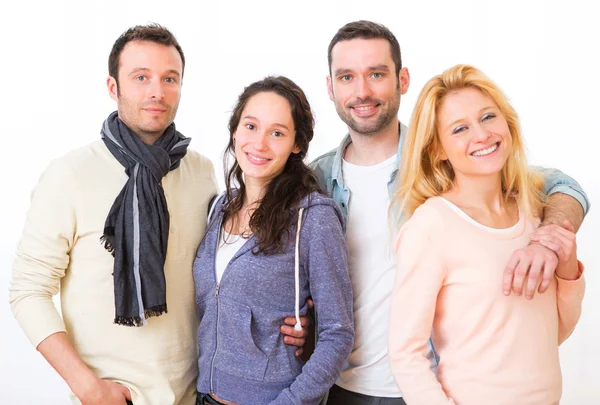
#> input picture Imagenes/EjemploCaras.jpg, 600 x 405 px
$ python -i DetectFaceEye.py   (imports and definitions only)
#> lines starting #> are read from the running program, lines starting #| are printed output that depends on the picture; after the words box and inside, x2 and y2 are one past the last pixel; in counts of white or black regions, pixels touching at a corner belong together
#> further down, picture is the input picture: shape (405, 600, 3); mean B, G, R 190.5, 193.9, 210.4
# Importamos librerías
import cv2

# Función para detectar caras y ojos en una imagen


def detectFaceEyes(img):

    # Cargar el clasificador entrenado "Haar Cascade" para las caras desde el fichero XML
    haar_face_cascade = cv2.CascadeClassifier(
        'opencv/data/haarcascade_frontalface_alt.xml')

    # Cargar el clasificador entrenado "Haar Cascade" para los ojos desde el fichero XML
    haar_eyes_cascade = cv2.CascadeClassifier(
        'opencv/data/haarcascade_eye_tree_eyeglasses.xml')

    # Pasamos la imagen a blanco y negro
    gray_img = cv2.cvtColor(img, cv2.COLOR_BGR2GRAY)
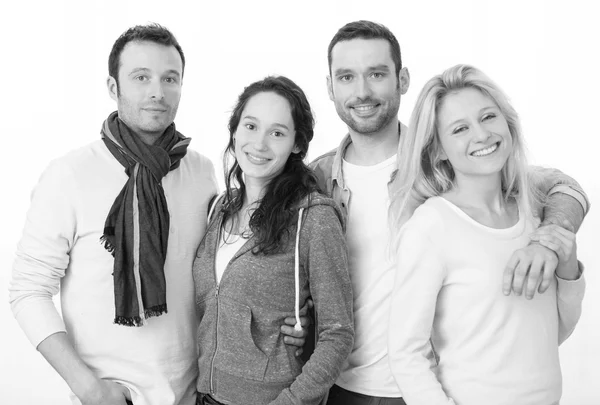
#> gray_img: shape (405, 600); min 0, max 255, mean 198.5

    # Buscar las caras en la imagen y guardarlas en una variable
    faces = haar_face_cascade.detectMultiScale(gray_img, scaleFactor=1.2,
                                               minNeighbors=5)
#> faces = [[118, 50, 75, 75], [230, 103, 70, 70], [319, 41, 89, 89]]

    # Devolver el número de caras detectadas en la imagen
    print('Caras encontradas: ', len(faces))
#| Caras encontradas:  3

    # Si encontramos caras
    if len(faces) > 0:

        # Crear los rectangulos de las caras
        for (x, y, w, h) in faces:
            cv2.rectangle(img, (x, y), (x+w, y+h), (0, 0, 255), 2)
#> this loop made 3 passes
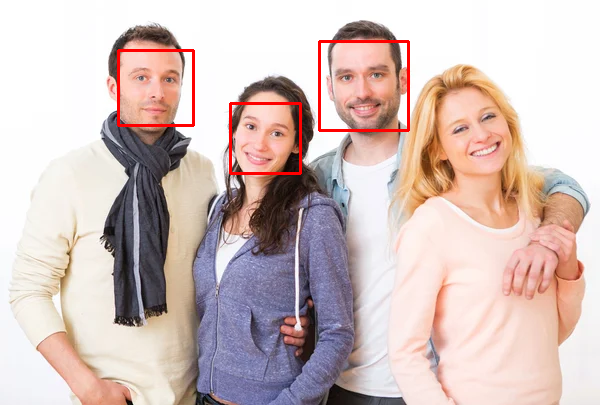
#> img: shape (405, 600, 3); 1.15% of pixels changed, all inside (x1, y1, x2, y2) = (117, 40, 410, 175)

        # Buscar los ojos en la imagen y devolver las posiciones detectadas con un rectángulo(x, y, w, h)
        eyes = haar_eyes_cascade.detectMultiScale(gray_img)
#> eyes = [[335, 65, 22, 22], [158, 70, 21, 21]]

        # Devolver el número de ojos detectados en la imagen
        print('Ojos encontrados: ', len(eyes))
#| Ojos encontrados:  2

        # Crear los rectangulos de los ojos
        for (x, y, w, h) in eyes:
            cv2.rectangle(img, (x, y), (x+w, y+h), (255, 0, 0), 2)
#> this loop made 2 passes
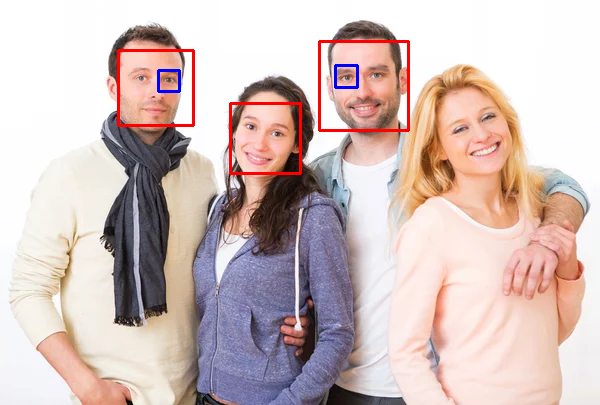
#> img: shape (405, 600, 3); 0.21% of pixels changed, all inside (x1, y1, x2, y2) = (157, 64, 359, 93)

    else:
        print('No se han encontrado caras en la imagen')
    # Devolvemos la imagen
    return img


# MAIN


# Obtenemos la imagen a leer
# img = cv2.imread('Imagenes/EjemploTodo3.png')

# # Mostrar la imagen original
# cv2.imshow('Imagen original', img)
# cv2.waitKey(0)

# # Llamamos a la función
# detectFaceEyes(img)

# # Mostrar la imagen con los ojos y caras detectadas
# cv2.imshow('Imagen con las caras y ojos detectados', img)
# cv2.waitKey(0)

>>> import cv2
>>> picture = cv2.imread('Imagenes/EjemploCaras.jpg')
>>> result = detectFaceEyes(picture)
